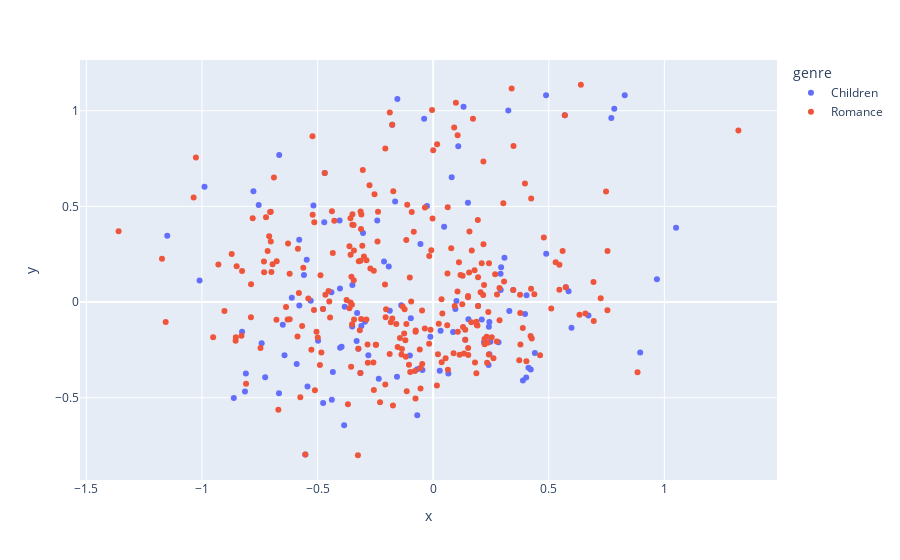

Source (notebook cell):
### Code cell
import plotly.express as px

genres = ["Children", "Romance"]
# fig = plt.figure()
# ax1 = fig.add_subplot(111)
to_plt_df = pd.DataFrame()
for i in range(len(genres)):
    genre = genres[i]
    to_viz_np = []
    points, titles = getGenre(genre)
    for i in points:
        to_viz_np.append(approx_V[:,i])
    
    to_viz_np = np.array(to_viz_np)
    to_viz_df = pd.DataFrame(to_viz_np, columns = ['x', 'y'])
    to_viz_df['title'] = titles
    to_viz_df['genre'] = genre

    to_plt_df = pd.concat([to_plt_df, to_viz_df], ignore_index=True, sort=False)

    # print(to_viz_df)
fig = px.scatter(to_plt_df, x='x', y='y', color='genre',
                 hover_data={'x':False, # remove species from hover data
                             'y':False, # remove species from hover data
                             'title':True, # add other column, default formatting
                             'genre':False # add other column, default formatting
                            })
fig.show()

### Figure 1 — Plotly figure (JSON) as saved in the notebook; plotly's stock layout.template omitted (floating-point values rounded to 4 significant figures; data arrays with more than 128 entries replaced by an {"elided": "..."} marker saying what was removed)
{"data": [{"customdata": {"elided": "117x2 str values"}, "hovertemplate": "title=%{customdata[0]}<extra></extra>", "legendgroup": "Children", "marker": {"color": "#636efa", "symbol": "circle"}, "mode": "markers", "name": "Children", "orientation": "v", "showlegend": true, "type": "scatter", "x": [-0.1008, -0.4759, 0.08623, 0.7833, -0.3494, 0.2397, -0.3311, -0.329, -0.4339, -0.1381, -0.05508, -0.385, 0.3083, -0.44, 0.1524, -1.15, -0.7419, -0.02681, 0.3293, -0.3108, -0.8266, -0.6669, -0.3148, 0.8953, 0.09598, 0.8285, 0.2475, -0.6504, -0.04637, 0.04736, 0.5693, 0.4221, 0.2827, -0.1645, 0.325, 0.03221, 0.243, -0.5794, -0.4765, -0.5436, -0.4026, -0.3034, 0.1085, 0.3973, -0.09668, -0.06889, -0.4979, -0.8622, 0.1387, -0.5179, -0.1921, -0.396, 0.3883, -0.8101, 0.5856, 0.07998, -0.03903, 0.9677, 0.1007, -0.5294, -0.4383, 0.1313, -0.7547, -0.2126, 0.6717, -0.547, -0.01218, -0.989, -0.579, 0.02846, 0.5982, -0.5589, 0.2102, 0.4398, -0.6429, -0.4711, 0.2921, -0.2419, 0.1941, 0.3463, -0.6115, 0.2429, -0.295, -0.1877, -0.4046, -0.1771, -0.666, -0.5903, -0.1547, 0.2939, -0.06922, -0.3235, -0.5531, -0.814, 0.22, 0.0658, -0.7267, -0.2353, -0.1566, 0.2409, 0.4023, -0.3502, -1.01, 0.2915, -0.4031, -0.3826, 0.5737, 1.051, -0.7774, 0.1504, 0.4888, 0.4122, -0.4691, 0.4883, 0.4038, -0.2803, 0.7705], "xaxis": "x", "y": [-0.2791, -0.5279, -0.1562, 1.011, 0.08881, -0.3289, -0.2038, -0.05736, -0.3651, -0.01657, 0.3035, -0.6436, 0.2317, 0.05084, -0.09042, 0.3472, -0.2155, 0.5019, -0.04637, -0.1256, -0.1547, -0.4769, -0.3706, -0.2636, -0.03602, 1.08, -0.208, -0.1181, -0.3547, 0.393, 0.9766, -0.3518, -0.2106, 0.5261, 1.002, -0.1496, -0.273, 0.326, -0.03617, -0.4411, -0.2393, 0.3609, 0.8143, -0.06215, -0.08515, -0.5909, -0.2025, -0.5017, -0.1974, 0.5052, 0.1856, -0.234, -0.4095, -0.3737, 0.05614, 0.6528, 0.9582, 0.1193, 0.005359, 0.006513, -0.5109, 1.021, 0.5073, 0.2119, -0.06996, 0.221, -0.1816, 0.603, -0.01808, -0.3585, -0.1339, 0.1414, -0.09084, -0.2665, -0.2781, 0.4174, 0.06336, 0.426, -0.02008, 0.0636, 0.02271, -0.1043, -0.1031, -0.04519, 0.426, 0.9272, 0.7688, -0.3236, 1.062, 0.1822, -0.3509, -0.2438, -0.7971, -0.4671, -0.2103, -0.3737, -0.3926, -0.4008, -0.3906, -0.1288, -0.3946, -0.1273, 0.1122, 0.1479, 0.07133, -0.02495, 0.07719, 0.3882, 0.5788, 0.5194, 0.2528, -0.3436, 0.674, 1.08, 0.03567, -0.2776, 0.962], "yaxis": "y"}, {"customdata": {"elided": "266x2 str values"}, "hovertemplate": "title=%{customdata[0]}<extra></extra>", "legendgroup": "Romance", "marker": {"color": "#EF553B", "symbol": "circle"}, "mode": "markers", "name": "Romance", "orientation": "v", "showlegend": true, "type": "scatter", "x": {"elided": "266 float values"}, "xaxis": "x", "y": {"elided": "266 float values"}, "yaxis": "y"}], "layout": {"legend": {"title": {"text": "genre"}, "tracegroupgap": 0}, "margin": {"t": 60}, "xaxis": {"anchor": "y", "domain": [0, 1], "title": {"text": "x"}}, "yaxis": {"anchor": "x", "domain": [0, 1], "title": {"text": "y"}}}}
